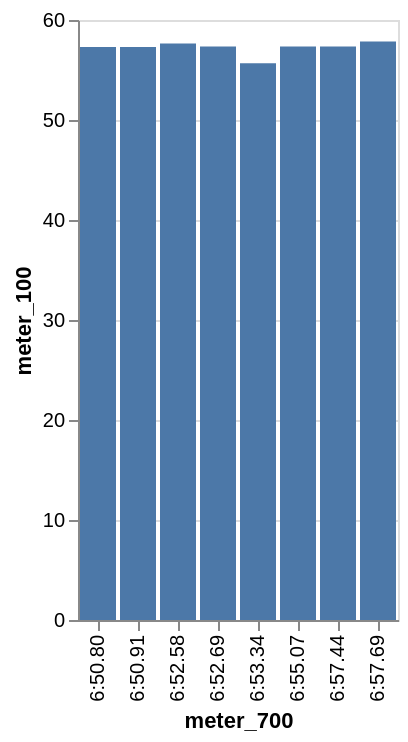

Write a Vega-Lite specification for this figure.
### Vega-Lite specification from a JSON file in a GitHub repository (floating-point values rounded to 4 significant figures)
{"data": {"values": [{"x_data": "6:50.80", "y_data": 57.31}, {"x_data": "6:50.91", "y_data": 57.31}, {"x_data": "6:52.58", "y_data": 57.66}, {"x_data": "6:52.69", "y_data": 57.35}, {"x_data": "6:53.34", "y_data": 55.67}, {"x_data": "6:55.07", "y_data": 57.34}, {"x_data": "6:57.44", "y_data": 57.34}, {"x_data": "6:57.69", "y_data": 57.84}]}, "mark": "bar", "encoding": {"x": {"field": "x_data", "type": "nominal", "title": "meter_700", "sort": "ascending"}, "y": {"field": "y_data", "type": "quantitative", "title": "meter_100"}}}
